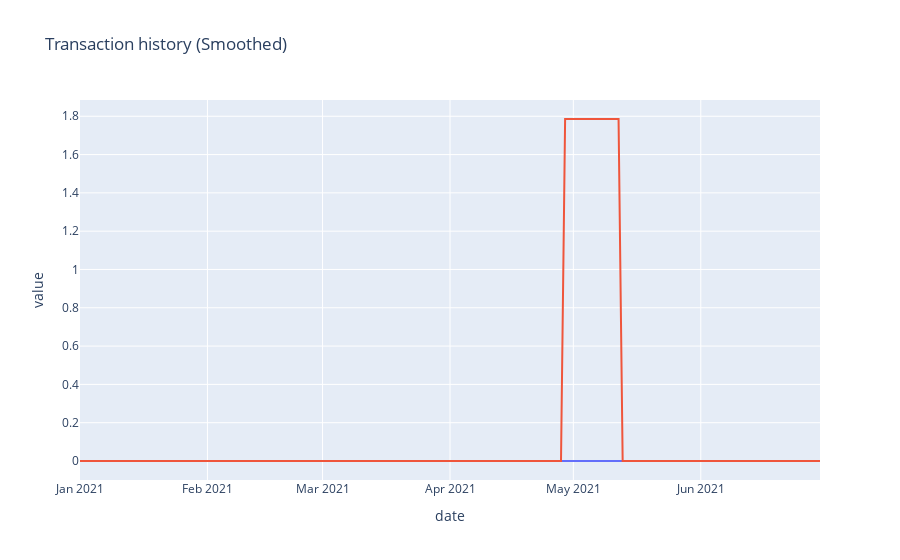

Write notebook code for a chart like this one.
### Code cell
cid = 20858441

df = df_rolled[df_rolled['id'] == cid]

fig2 = px.line(
        df.sort_values('date'), x="date", y="value",
       title='Transaction history (Smoothed)', color='type',
    )
fig2.update_layout(showlegend=False)

fig2.show()

### Figure 1 — Plotly figure (JSON) as saved in the notebook; plotly's stock layout.template omitted (floating-point values rounded to 4 significant figures; data arrays with more than 128 entries replaced by an {"elided": "..."} marker saying what was removed)
{"data": [{"hovertemplate": "type=Credit<br>date=%{x}<br>value=%{y}<extra></extra>", "legendgroup": "Credit", "line": {"color": "#636efa", "dash": "solid"}, "mode": "lines", "name": "Credit", "orientation": "v", "showlegend": true, "type": "scatter", "x": {"elided": "181 str values"}, "xaxis": "x", "y": {"elided": "181 int values"}, "yaxis": "y"}, {"hovertemplate": "type=Debit<br>date=%{x}<br>value=%{y}<extra></extra>", "legendgroup": "Debit", "line": {"color": "#EF553B", "dash": "solid"}, "mode": "lines", "name": "Debit", "orientation": "v", "showlegend": true, "type": "scatter", "x": {"elided": "181 str values"}, "xaxis": "x", "y": {"elided": "181 float values"}, "yaxis": "y"}], "layout": {"legend": {"title": {"text": "type"}, "tracegroupgap": 0}, "showlegend": false, "title": {"text": "Transaction history (Smoothed)"}, "xaxis": {"anchor": "y", "domain": [0, 1], "title": {"text": "date"}}, "yaxis": {"anchor": "x", "domain": [0, 1], "title": {"text": "value"}}}}
